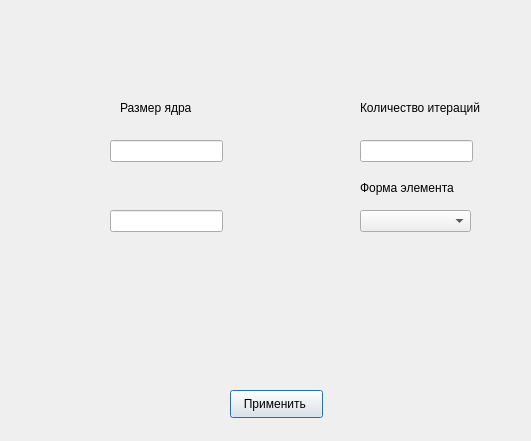
<?xml version="1.0" encoding="UTF-8"?>
<ui version="4.0">
 <class>Dialog</class>
 <widget class="QDialog" name="Dialog">
  <property name="geometry">
   <rect>
    <x>0</x>
    <y>0</y>
    <width>531</width>
    <height>441</height>
   </rect>
  </property>
  <property name="windowTitle">
   <string>Dialog</string>
  </property>
  <widget class="QLabel" name="label">
   <property name="geometry">
    <rect>
     <x>120</x>
     <y>100</y>
     <width>111</width>
     <height>16</height>
    </rect>
   </property>
   <property name="text">
    <string>Размер ядра</string>
   </property>
  </widget>
  <widget class="QPushButton" name="pushButton">
   <property name="geometry">
    <rect>
     <x>230</x>
     <y>390</y>
     <width>93</width>
     <height>28</height>
    </rect>
   </property>
   <property name="text">
    <string>Применить </string>
   </property>
   <property name="default">
    <bool>true</bool>
   </property>
  </widget>
  <widget class="QLineEdit" name="lineEdit">
   <property name="geometry">
    <rect>
     <x>110</x>
     <y>140</y>
     <width>113</width>
     <height>22</height>
    </rect>
   </property>
  </widget>
  <widget class="QLabel" name="label_2">
   <property name="geometry">
    <rect>
     <x>360</x>
     <y>100</y>
     <width>141</width>
     <height>16</height>
    </rect>
   </property>
   <property name="text">
    <string>Количество итераций</string>
   </property>
  </widget>
  <widget class="QLineEdit" name="lineEdit_2">
   <property name="geometry">
    <rect>
     <x>110</x>
     <y>210</y>
     <width>113</width>
     <height>22</height>
    </rect>
   </property>
  </widget>
  <widget class="QLineEdit" name="lineEdit_3">
   <property name="geometry">
    <rect>
     <x>360</x>
     <y>140</y>
     <width>113</width>
     <height>22</height>
    </rect>
   </property>
  </widget>
  <widget class="QLabel" name="label_3">
   <property name="geometry">
    <rect>
     <x>30</x>
     <y>20</y>
     <width>55</width>
     <height>16</height>
    </rect>
   </property>
   <property name="text">
    <string/>
   </property>
  </widget>
  <widget class="QComboBox" name="comboBox">
   <property name="geometry">
    <rect>
     <x>360</x>
     <y>210</y>
     <width>111</width>
     <height>22</height>
    </rect>
   </property>
  </widget>
  <widget class="QLabel" name="label_4">
   <property name="geometry">
    <rect>
     <x>360</x>
     <y>180</y>
     <width>141</width>
     <height>16</height>
    </rect>
   </property>
   <property name="text">
    <string>Форма элемента</string>
   </property>
  </widget>
 </widget>
 <resources/>
 <connections/>
</ui>
